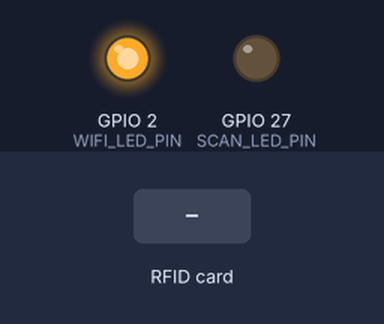
This sketch was run on a simulated ESP32. Shown: output pins drawn as LEDs (lit = HIGH). The inputs (shaded band) are chosen by the test bench. WiFi joins after 1.5 s; servers stay silent unless stated; uploads are accepted with an empty reply; the local clock reads 2024-03-15 10:24:30 at power-on unless the sketch sets it; what the sketch prints to the serial monitor is not drawn.

Above: at 2.7 s.
2.8 s: RFID card 33 9F 0B 2A held to the reader
At 3.6 s:
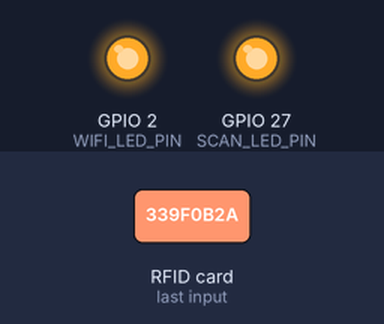
5.3 s: RFID card 5E 7A 19 C4 held to the reader
At 7.2 s:
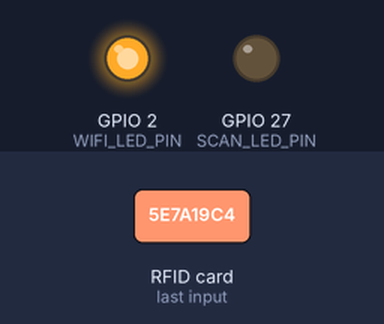
Timing chart, 0 to 8.7 s (numbered marks = the images above; inputs shaded):
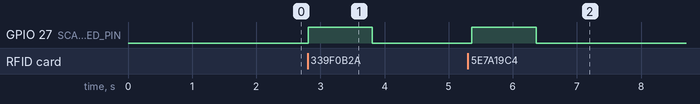

Measured:
- after the input at 2.8 s, GPIO 27 (SCAN_LED_PIN): LOW → HIGH at once, → LOW 1.0 s later
- after the input at 5.3 s, GPIO 27 (SCAN_LED_PIN): LOW → HIGH after 0.06 s, → LOW 1.0 s later

The sketch:

esp32_rfid_patrol.ino
```cpp
/*
============================================================
Project  : IoT RFID Security Patrol Monitoring System
Author   : Swastik Shewatkar
Board    : ESP32
Module   : MFRC522 RFID
Purpose  : Logs guard patrol data (UID, Location, Time)
           to Google Sheets using Wi-Fi
============================================================
*/

#include <WiFi.h>
#include <WiFiClientSecure.h>
#include <HTTPClient.h>
#include <SPI.h>
#include <MFRC522.h>
#include "time.h"

// ============================================================
// 🔌 PIN CONFIGURATION
// ============================================================

#define WIFI_LED_PIN 2
#define SCAN_LED_PIN 27

#define SS_PIN  21
#define RST_PIN 22

MFRC522 rfid(SS_PIN, RST_PIN);

// ============================================================
// 📍 DEVICE CONFIGURATION (CHANGE PER DEVICE)
// ============================================================

#define LOCATION_NAME "Checkpoint-2"
#define GUARD_UID     "339F0B2A"
#define GUARD_NAME    "SecurityGuard"

// ============================================================
// 🌐 WIFI CONFIGURATION
// ============================================================

const char* WIFI_SSID     = "YOUR_WIFI_NAME";
const char* WIFI_PASSWORD = "YOUR_WIFI_PASSWORD";

// Google Apps Script URL
String SHEET_URL =
"https://script.google.com/macros/s/YOUR_SCRIPT_ID/exec";

// ============================================================
// ⏰ TIME CONFIGURATION (NTP)
// ============================================================

const char* NTP_SERVER = "pool.ntp.org";
const long  GMT_OFFSET_SEC = 19800;   // IST
const int   DAYLIGHT_OFFSET_SEC = 0;

// ============================================================
// ⏱ DEBOUNCE SETTINGS
// ============================================================

const unsigned long SCAN_DELAY = 3000;
unsigned long lastScanTime = 0;

// ============================================================
// 🔧 FUNCTION: URL ENCODE
// ============================================================

String urlEncode(const String &input) {
  String encoded = "";

  for (char c : input) {
    if (isalnum(c) || c == '-' || c == '_' || c == '.' || c == '~') {
      encoded += c;
    } else {
      char buf[4];
      sprintf(buf, "%%%02X", (uint8_t)c);
      encoded += buf;
    }
  }

  return encoded;
}

// ============================================================
// 📡 FUNCTION: READ RFID CARD
// ============================================================

bool readRFID(String &uid) {

  if (!rfid.PICC_IsNewCardPresent()) return false;
  if (!rfid.PICC_ReadCardSerial())   return false;

  uid = "";

  for (byte i = 0; i < rfid.uid.size; i++) {
    char buffer[3];
    sprintf(buffer, "%02X", rfid.uid.uidByte[i]);
    uid += buffer;
  }

  uid.toUpperCase();

  rfid.PICC_HaltA();
  rfid.PCD_StopCrypto1();

  return true;
}

// ============================================================
// ☁️ FUNCTION: SEND DATA TO GOOGLE SHEET
// ============================================================

void sendToGoogleSheet(const String &uid) {

  if (WiFi.status() != WL_CONNECTED) return;

  struct tm timeinfo;
  if (!getLocalTime(&timeinfo)) return;

  char dateStr[12];
  char timeStr[12];

  strftime(dateStr, sizeof(dateStr), "%d/%m/%y", &timeinfo);
  strftime(timeStr, sizeof(timeStr), "%H:%M:%S", &timeinfo);

  // Create request URL
  String url = SHEET_URL +
               "?name="     + urlEncode(GUARD_NAME) +
               "&guard="    + urlEncode(uid) +
               "&location=" + urlEncode(LOCATION_NAME) +
               "&date="     + urlEncode(dateStr) +
               "&time="     + urlEncode(timeStr);

  WiFiClientSecure client;
  client.setInsecure();

  HTTPClient http;

  if (http.begin(client, url)) {
    int httpCode = http.GET();

    Serial.print("HTTP Response: ");
    Serial.println(httpCode);

    http.end();
  }
}

// ============================================================
// 🚀 SETUP FUNCTION
// ============================================================

void setup() {

  Serial.begin(115200);

  pinMode(WIFI_LED_PIN, OUTPUT);
  pinMode(SCAN_LED_PIN, OUTPUT);

  // Initialize RFID
  SPI.begin();
  rfid.PCD_Init();

  // Connect to Wi-Fi
  WiFi.begin(WIFI_SSID, WIFI_PASSWORD);

  Serial.print("Connecting to WiFi");

  while (WiFi.status() != WL_CONNECTED) {
    delay(500);
    Serial.print(".");
  }

  Serial.println("\nWiFi Connected");
  digitalWrite(WIFI_LED_PIN, HIGH);

  // Initialize Time
  configTime(GMT_OFFSET_SEC, DAYLIGHT_OFFSET_SEC, NTP_SERVER);

  struct tm timeinfo;
  while (!getLocalTime(&timeinfo)) {
    Serial.println("Syncing time...");
    delay(1000);
  }

  Serial.println("Time Synced");
}

// ============================================================
// 🔁 MAIN LOOP
// ============================================================

void loop() {

  String uid;

  if (readRFID(uid)) {

    // LED indication
    digitalWrite(SCAN_LED_PIN, HIGH);
    delay(1000);
    digitalWrite(SCAN_LED_PIN, LOW);

    // Check authorized card
    if (uid != GUARD_UID) {
      Serial.println("Unauthorized Card!");
      return;
    }

    // Prevent duplicate scans
    if (millis() - lastScanTime < SCAN_DELAY) return;
    lastScanTime = millis();

    Serial.println("Valid Scan at " LOCATION_NAME);

    // Send data to cloud
    sendToGoogleSheet(uid);
  }

  delay(100);
}
```
